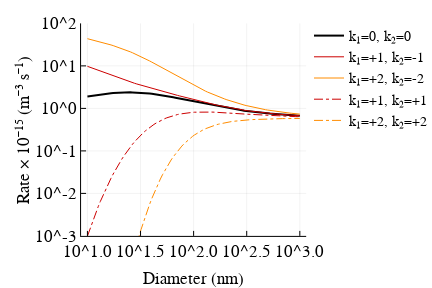

The cell this chart's notebook holds for it:
### Code cell
figure("Nimbus Sans L", 2, 3, 2, 8)
Dp = exp10.(range(log10(10e-9), stop=log10(1000e-9), length=100))
βᵢⱼ = map(Dp->β12(Dp, Dp, 0, 0), Dp)  # no charge
βᵢⱼᶻ⁽¹⁻¹⁾ = map(Dp->β12(Dp, Dp, 1, -1), Dp)  # +1 -1 charge
βᵢⱼᶻ⁽²⁻²⁾ = map(Dp->β12(Dp, Dp, 2, -2), Dp)  # +2 -2 charge
βᵢⱼᶻ⁽¹⁺¹⁾ = map(Dp->β12(Dp, Dp, 1, 1), Dp)   # +1 +1 charge
βᵢⱼᶻ⁽²⁺²⁾ = map(Dp->β12(Dp, Dp, 2, 2), Dp)   # +2 +2 charge
plot(Dp*1e9, βᵢⱼ*1e15, xaxis = :log10, xlabel = "Diameter (nm)", yaxis = :log10, ylim = (1e-3, 100),
    ylabel = "Rate × 10⁻¹⁵ (m⁻³ s⁻¹)", label = "k₁=0, k₂=0", left_margin = 30px, color = :black, lw = 2)
plot!(Dp*1e9, βᵢⱼᶻ⁽¹⁻¹⁾*1e15, label = "k₁=+1, k₂=-1", color = RGBA(0.8,0,0,1))
plot!(Dp*1e9, βᵢⱼᶻ⁽²⁻²⁾*1e15, label = "k₁=+2, k₂=-2", color = :darkorange)
plot!(Dp*1e9, βᵢⱼᶻ⁽¹⁺¹⁾*1e15, label = "k₁=+1, k₂=+1", color = RGBA(0.8,0,0,1), ls = :dashdot)
plot!(Dp*1e9, βᵢⱼᶻ⁽²⁺²⁾*1e15, label = "k₁=+2, k₂=+2", color = :darkorange, ls = :dashdot, fmt = :svg)

### Figure 1 — Plotly figure (JSON) as saved in the notebook; plotly's stock layout.template omitted (floating-point values rounded to 4 significant figures)
{"data": [{"colorbar": {"title": ""}, "hoverinfo": "text", "legendgroup": "k₁=0, k₂=0", "line": {"color": "rgba(0, 0, 0, 1.000)", "dash": "solid", "shape": "linear", "width": 2}, "mode": "lines", "name": "k₁=0, k₂=0", "showlegend": true, "text": [null, null, null, null, null, null, null, null, null, null, null, null, null, null, null, null, null, null, null, null, null, null, null, null, null, null, null, null, null, null, null, null, null, null, null, null, null, null, null, null, null, null, null, null, null, null, null, null, null, null, null, null, null, null, null, null, null, null, null, null, null, null, null, null, null, null, null, null, null, null, null, null, null, null, null, null, null, null, null, null, null, null, null, null, null, null, null, null, null, null, null, null, null, null, null, null, null, null, null, null], "type": "scatter", "x": [10, 10.48, 10.97, 11.5, 12.05, 12.62, 13.22, 13.85, 14.51, 15.2, 15.92, 16.68, 17.48, 18.31, 19.18, 20.09, 21.05, 22.05, 23.1, 24.2, 25.35, 26.56, 27.83, 29.15, 30.54, 31.99, 33.52, 35.11, 36.78, 38.54, 40.37, 42.29, 44.31, 46.42, 48.63, 50.94, 53.37, 55.91, 58.57, 61.36, 64.28, 67.34, 70.55, 73.91, 77.43, 81.11, 84.98, 89.02, 93.26, 97.7, 102.4, 107.2, 112.3, 117.7, 123.3, 129.2, 135.3, 141.7, 148.5, 155.6, 163.0, 170.7, 178.9, 187.4, 196.3, 205.7, 215.4, 225.7, 236.4, 247.7, 259.5, 271.9, 284.8, 298.4, 312.6, 327.5, 343.0, 359.4, 376.5, 394.4, 413.2, 432.9, 453.5, 475.1, 497.7, 521.4, 546.2, 572.2, 599.5, 628.0, 657.9, 689.3, 722.1, 756.5, 792.5, 830.2, 869.7, 911.2, 954.5, 1000], "xaxis": "x1", "y": [1.912, 1.949, 1.986, 2.022, 2.058, 2.093, 2.127, 2.16, 2.191, 2.221, 2.249, 2.275, 2.298, 2.319, 2.338, 2.353, 2.366, 2.375, 2.381, 2.383, 2.383, 2.378, 2.371, 2.36, 2.346, 2.329, 2.309, 2.286, 2.26, 2.233, 2.203, 2.171, 2.137, 2.102, 2.065, 2.028, 1.989, 1.95, 1.91, 1.87, 1.83, 1.79, 1.75, 1.71, 1.67, 1.631, 1.592, 1.554, 1.517, 1.481, 1.445, 1.41, 1.376, 1.343, 1.311, 1.28, 1.25, 1.221, 1.193, 1.166, 1.14, 1.115, 1.091, 1.068, 1.046, 1.024, 1.004, 0.9845, 0.9659, 0.9481, 0.9311, 0.915, 0.8995, 0.8848, 0.8708, 0.8575, 0.8448, 0.8327, 0.8213, 0.8103, 0.8, 0.7901, 0.7807, 0.7718, 0.7633, 0.7552, 0.7475, 0.7402, 0.7333, 0.7267, 0.7204, 0.7144, 0.7087, 0.7032, 0.698, 0.6931, 0.6884, 0.6839, 0.6796, 0.6755], "yaxis": "y1", "zmax": 0.1, "zmin": -0.1}, {"colorbar": {"title": ""}, "hoverinfo": "text", "legendgroup": "k₁=+1, k₂=-1", "line": {"color": "rgba(204, 0, 0, 1.000)", "dash": "solid", "shape": "linear", "width": 1}, "mode": "lines", "name": "k₁=+1, k₂=-1", "showlegend": true, "text": [null, null, null, null, null, null, null, null, null, null, null, null, null, null, null, null, null, null, null, null, null, null, null, null, null, null, null, null, null, null, null, null, null, null, null, null, null, null, null, null, null, null, null, null, null, null, null, null, null, null, null, null, null, null, null, null, null, null, null, null, null, null, null, null, null, null, null, null, null, null, null, null, null, null, null, null, null, null, null, null, null, null, null, null, null, null, null, null, null, null, null, null, null, null, null, null, null, null, null, null], "type": "scatter", "x": [10, 10.48, 10.97, 11.5, 12.05, 12.62, 13.22, 13.85, 14.51, 15.2, 15.92, 16.68, 17.48, 18.31, 19.18, 20.09, 21.05, 22.05, 23.1, 24.2, 25.35, 26.56, 27.83, 29.15, 30.54, 31.99, 33.52, 35.11, 36.78, 38.54, 40.37, 42.29, 44.31, 46.42, 48.63, 50.94, 53.37, 55.91, 58.57, 61.36, 64.28, 67.34, 70.55, 73.91, 77.43, 81.11, 84.98, 89.02, 93.26, 97.7, 102.4, 107.2, 112.3, 117.7, 123.3, 129.2, 135.3, 141.7, 148.5, 155.6, 163.0, 170.7, 178.9, 187.4, 196.3, 205.7, 215.4, 225.7, 236.4, 247.7, 259.5, 271.9, 284.8, 298.4, 312.6, 327.5, 343.0, 359.4, 376.5, 394.4, 413.2, 432.9, 453.5, 475.1, 497.7, 521.4, 546.2, 572.2, 599.5, 628.0, 657.9, 689.3, 722.1, 756.5, 792.5, 830.2, 869.7, 911.2, 954.5, 1000], "xaxis": "x1", "y": [9.767, 9.357, 8.954, 8.563, 8.185, 7.821, 7.472, 7.14, 6.824, 6.526, 6.244, 5.978, 5.727, 5.492, 5.27, 5.061, 4.864, 4.679, 4.504, 4.339, 4.182, 4.033, 3.892, 3.758, 3.63, 3.507, 3.39, 3.278, 3.171, 3.068, 2.968, 2.873, 2.781, 2.693, 2.607, 2.525, 2.446, 2.369, 2.295, 2.224, 2.155, 2.089, 2.024, 1.963, 1.903, 1.845, 1.79, 1.736, 1.685, 1.635, 1.588, 1.542, 1.498, 1.455, 1.415, 1.376, 1.338, 1.302, 1.268, 1.235, 1.204, 1.174, 1.145, 1.118, 1.092, 1.067, 1.043, 1.02, 0.9989, 0.9785, 0.959, 0.9405, 0.9228, 0.9061, 0.8902, 0.8751, 0.8608, 0.8472, 0.8343, 0.8221, 0.8105, 0.7995, 0.789, 0.7791, 0.7697, 0.7607, 0.7523, 0.7442, 0.7366, 0.7293, 0.7224, 0.7159, 0.7096, 0.7037, 0.6981, 0.6927, 0.6876, 0.6828, 0.6782, 0.6738], "yaxis": "y1", "zmax": 0.1, "zmin": -0.1}, {"colorbar": {"title": ""}, "hoverinfo": "text", "legendgroup": "k₁=+2, k₂=-2", "line": {"color": "rgba(255, 140, 0, 1.000)", "dash": "solid", "shape": "linear", "width": 1}, "mode": "lines", "name": "k₁=+2, k₂=-2", "showlegend": true, "text": [null, null, null, null, null, null, null, null, null, null, null, null, null, null, null, null, null, null, null, null, null, null, null, null, null, null, null, null, null, null, null, null, null, null, null, null, null, null, null, null, null, null, null, null, null, null, null, null, null, null, null, null, null, null, null, null, null, null, null, null, null, null, null, null, null, null, null, null, null, null, null, null, null, null, null, null, null, null, null, null, null, null, null, null, null, null, null, null, null, null, null, null, null, null, null, null, null, null, null, null], "type": "scatter", "x": [10, 10.48, 10.97, 11.5, 12.05, 12.62, 13.22, 13.85, 14.51, 15.2, 15.92, 16.68, 17.48, 18.31, 19.18, 20.09, 21.05, 22.05, 23.1, 24.2, 25.35, 26.56, 27.83, 29.15, 30.54, 31.99, 33.52, 35.11, 36.78, 38.54, 40.37, 42.29, 44.31, 46.42, 48.63, 50.94, 53.37, 55.91, 58.57, 61.36, 64.28, 67.34, 70.55, 73.91, 77.43, 81.11, 84.98, 89.02, 93.26, 97.7, 102.4, 107.2, 112.3, 117.7, 123.3, 129.2, 135.3, 141.7, 148.5, 155.6, 163.0, 170.7, 178.9, 187.4, 196.3, 205.7, 215.4, 225.7, 236.4, 247.7, 259.5, 271.9, 284.8, 298.4, 312.6, 327.5, 343.0, 359.4, 376.5, 394.4, 413.2, 432.9, 453.5, 475.1, 497.7, 521.4, 546.2, 572.2, 599.5, 628.0, 657.9, 689.3, 722.1, 756.5, 792.5, 830.2, 869.7, 911.2, 954.5, 1000], "xaxis": "x1", "y": [43.62, 42.44, 41.28, 40.12, 38.98, 37.84, 36.7, 35.57, 34.45, 33.33, 32.22, 31.11, 30.0, 28.9, 27.8, 26.71, 25.63, 24.55, 23.49, 22.44, 21.4, 20.38, 19.38, 18.4, 17.44, 16.51, 15.6, 14.72, 13.88, 13.06, 12.28, 11.54, 10.82, 10.15, 9.508, 8.903, 8.332, 7.796, 7.294, 6.823, 6.384, 5.974, 5.593, 5.238, 4.909, 4.603, 4.32, 4.058, 3.815, 3.59, 3.381, 3.189, 3.01, 2.845, 2.692, 2.551, 2.42, 2.298, 2.186, 2.082, 1.985, 1.895, 1.812, 1.734, 1.662, 1.596, 1.533, 1.475, 1.421, 1.371, 1.324, 1.281, 1.24, 1.202, 1.166, 1.133, 1.102, 1.072, 1.045, 1.02, 0.9956, 0.9732, 0.9521, 0.9323, 0.9137, 0.8962, 0.8797, 0.8642, 0.8497, 0.8359, 0.823, 0.8107, 0.7992, 0.7883, 0.778, 0.7683, 0.7591, 0.7504, 0.7421, 0.7343], "yaxis": "y1", "zmax": 0.1, "zmin": -0.1}, {"colorbar": {"title": ""}, "hoverinfo": "text", "legendgroup": "k₁=+1, k₂=+1", "line": {"color": "rgba(204, 0, 0, 1.000)", "dash": "dashdot", "shape": "linear", "width": 1}, "mode": "lines", "name": "k₁=+1, k₂=+1", "showlegend": true, "text": [null, null, null, null, null, null, null, null, null, null, null, null, null, null, null, null, null, null, null, null, null, null, null, null, null, null, null, null, null, null, null, null, null, null, null, null, null, null, null, null, null, null, null, null, null, null, null, null, null, null, null, null, null, null, null, null, null, null, null, null, null, null, null, null, null, null, null, null, null, null, null, null, null, null, null, null, null, null, null, null, null, null, null, null, null, null, null, null, null, null, null, null, null, null, null, null, null, null, null, null], "type": "scatter", "x": [10, 10.48, 10.97, 11.5, 12.05, 12.62, 13.22, 13.85, 14.51, 15.2, 15.92, 16.68, 17.48, 18.31, 19.18, 20.09, 21.05, 22.05, 23.1, 24.2, 25.35, 26.56, 27.83, 29.15, 30.54, 31.99, 33.52, 35.11, 36.78, 38.54, 40.37, 42.29, 44.31, 46.42, 48.63, 50.94, 53.37, 55.91, 58.57, 61.36, 64.28, 67.34, 70.55, 73.91, 77.43, 81.11, 84.98, 89.02, 93.26, 97.7, 102.4, 107.2, 112.3, 117.7, 123.3, 129.2, 135.3, 141.7, 148.5, 155.6, 163.0, 170.7, 178.9, 187.4, 196.3, 205.7, 215.4, 225.7, 236.4, 247.7, 259.5, 271.9, 284.8, 298.4, 312.6, 327.5, 343.0, 359.4, 376.5, 394.4, 413.2, 432.9, 453.5, 475.1, 497.7, 521.4, 546.2, 572.2, 599.5, 628.0, 657.9, 689.3, 722.1, 756.5, 792.5, 830.2, 869.7, 911.2, 954.5, 1000], "xaxis": "x1", "y": [0.0009853, 0.001389, 0.001934, 0.002659, 0.003614, 0.004855, 0.006449, 0.008476, 0.01102, 0.01419, 0.01808, 0.02282, 0.02853, 0.03534, 0.04338, 0.05278, 0.06365, 0.07611, 0.09025, 0.1061, 0.1238, 0.1433, 0.1647, 0.1877, 0.2125, 0.2388, 0.2666, 0.2955, 0.3255, 0.3563, 0.3876, 0.4192, 0.4508, 0.4822, 0.513, 0.5432, 0.5723, 0.6004, 0.627, 0.6522, 0.6758, 0.6976, 0.7177, 0.7359, 0.7523, 0.7668, 0.7796, 0.7906, 0.7999, 0.8076, 0.8137, 0.8183, 0.8216, 0.8237, 0.8246, 0.8244, 0.8233, 0.8214, 0.8187, 0.8153, 0.8114, 0.8069, 0.8021, 0.7969, 0.7914, 0.7857, 0.7799, 0.7739, 0.7679, 0.7618, 0.7558, 0.7497, 0.7438, 0.7379, 0.7321, 0.7265, 0.721, 0.7156, 0.7104, 0.7053, 0.7004, 0.6957, 0.6911, 0.6867, 0.6824, 0.6783, 0.6744, 0.6706, 0.6669, 0.6634, 0.6601, 0.6568, 0.6537, 0.6508, 0.6479, 0.6452, 0.6425, 0.64, 0.6376, 0.6353], "yaxis": "y1", "zmax": 0.1, "zmin": -0.1}, {"colorbar": {"title": ""}, "hoverinfo": "text", "legendgroup": "k₁=+2, k₂=+2", "line": {"color": "rgba(255, 140, 0, 1.000)", "dash": "dashdot", "shape": "linear", "width": 1}, "mode": "lines", "name": "k₁=+2, k₂=+2", "showlegend": true, "text": [null, null, null, null, null, null, null, null, null, null, null, null, null, null, null, null, null, null, null, null, null, null, null, null, null, null, null, null, null, null, null, null, null, null, null, null, null, null, null, null, null, null, null, null, null, null, null, null, null, null, null, null, null, null, null, null, null, null, null, null, null, null, null, null, null, null, null, null, null, null, null, null, null, null, null, null, null, null, null, null, null, null, null, null, null, null, null, null, null, null, null, null, null, null, null, null, null, null, null, null], "type": "scatter", "x": [10, 10.48, 10.97, 11.5, 12.05, 12.62, 13.22, 13.85, 14.51, 15.2, 15.92, 16.68, 17.48, 18.31, 19.18, 20.09, 21.05, 22.05, 23.1, 24.2, 25.35, 26.56, 27.83, 29.15, 30.54, 31.99, 33.52, 35.11, 36.78, 38.54, 40.37, 42.29, 44.31, 46.42, 48.63, 50.94, 53.37, 55.91, 58.57, 61.36, 64.28, 67.34, 70.55, 73.91, 77.43, 81.11, 84.98, 89.02, 93.26, 97.7, 102.4, 107.2, 112.3, 117.7, 123.3, 129.2, 135.3, 141.7, 148.5, 155.6, 163.0, 170.7, 178.9, 187.4, 196.3, 205.7, 215.4, 225.7, 236.4, 247.7, 259.5, 271.9, 284.8, 298.4, 312.6, 327.5, 343.0, 359.4, 376.5, 394.4, 413.2, 432.9, 453.5, 475.1, 497.7, 521.4, 546.2, 572.2, 599.5, 628.0, 657.9, 689.3, 722.1, 756.5, 792.5, 830.2, 869.7, 911.2, 954.5, 1000], "xaxis": "x1", "y": [3.732e-11, 1.148e-10, 3.366e-10, 9.43e-10, 2.528e-09, 6.502e-09, 1.606e-08, 3.818e-08, 8.748e-08, 1.935e-07, 4.138e-07, 8.566e-07, 1.719e-06, 3.348e-06, 6.335e-06, 1.166e-05, 2.091e-05, 3.655e-05, 6.234e-05, 0.0001039, 0.0001691, 0.0002695, 0.0004205, 0.0006429, 0.0009641, 0.001419, 0.002051, 0.002912, 0.004067, 0.005587, 0.007556, 0.01006, 0.01321, 0.01709, 0.02182, 0.02748, 0.03417, 0.04197, 0.05093, 0.0611, 0.07249, 0.08509, 0.09886, 0.1137, 0.1296, 0.1464, 0.164, 0.1822, 0.2009, 0.2198, 0.239, 0.2581, 0.2771, 0.2958, 0.3141, 0.3319, 0.3491, 0.3656, 0.3815, 0.3965, 0.4108, 0.4242, 0.4368, 0.4487, 0.4597, 0.47, 0.4795, 0.4884, 0.4965, 0.5041, 0.511, 0.5174, 0.5232, 0.5286, 0.5335, 0.538, 0.5421, 0.5459, 0.5494, 0.5525, 0.5554, 0.558, 0.5605, 0.5627, 0.5647, 0.5665, 0.5682, 0.5697, 0.5711, 0.5724, 0.5736, 0.5747, 0.5756, 0.5765, 0.5773, 0.5781, 0.5787, 0.5793, 0.5799, 0.5804], "yaxis": "y1", "zmax": 0.1, "zmin": -0.1}], "layout": {"annotations": [], "height": 288, "legend": {"bgcolor": "rgba(255, 255, 255, 1.000)", "bordercolor": "rgba(0, 0, 0, 1.000)", "font": {"color": "rgba(0, 0, 0, 1.000)", "family": "Nimbus Sans L", "size": 14}, "tracegroupgap": 0, "x": 1, "y": 1}, "margin": {"b": 20, "l": 0, "r": 0, "t": 20}, "paper_bgcolor": "rgba(255, 255, 255, 1.000)", "plot_bgcolor": "rgba(255, 255, 255, 1.000)", "showlegend": true, "width": 432, "xaxis": {"anchor": "y1", "domain": [0.2623, 0.9909], "gridcolor": "rgba(0, 0, 0, 0.100)", "gridwidth": 0.5, "linecolor": "rgba(0, 0, 0, 1.000)", "mirror": false, "range": [0.94, 3.06], "showgrid": true, "showline": true, "showticklabels": true, "tickangle": 0, "tickcolor": "rgb(0, 0, 0)", "tickfont": {"color": "rgba(0, 0, 0, 1.000)", "family": "Nimbus Sans L", "size": 17}, "tickmode": "array", "ticks": "inside", "ticktext": ["10^1.0", "10^1.5", "10^2.0", "10^2.5", "10^3.0"], "tickvals": [10, 31.62, 100, 316.2, 1000], "title": "Diameter (nm)", "titlefont": {"color": "rgba(0, 0, 0, 1.000)", "family": "Nimbus Sans L", "size": 17}, "type": "log", "visible": true, "zeroline": false, "zerolinecolor": "rgba(0, 0, 0, 1.000)"}, "yaxis": {"anchor": "x1", "domain": [0.1294, 0.9863], "gridcolor": "rgba(0, 0, 0, 0.100)", "gridwidth": 0.5, "linecolor": "rgba(0, 0, 0, 1.000)", "mirror": false, "range": [-3, 2], "showgrid": true, "showline": true, "showticklabels": true, "tickangle": 0, "tickcolor": "rgb(0, 0, 0)", "tickfont": {"color": "rgba(0, 0, 0, 1.000)", "family": "Nimbus Sans L", "size": 17}, "tickmode": "array", "ticks": "inside", "ticktext": ["10^-3", "10^-2", "10^-1", "10^0", "10^1", "10^2"], "tickvals": [0.001, 0.01, 0.1, 1, 10, 100], "title": "Rate × 10⁻¹⁵ (m⁻³ s⁻¹)", "titlefont": {"color": "rgba(0, 0, 0, 1.000)", "family": "Nimbus Sans L", "size": 17}, "type": "log", "visible": true, "zeroline": false, "zerolinecolor": "rgba(0, 0, 0, 1.000)"}}}
